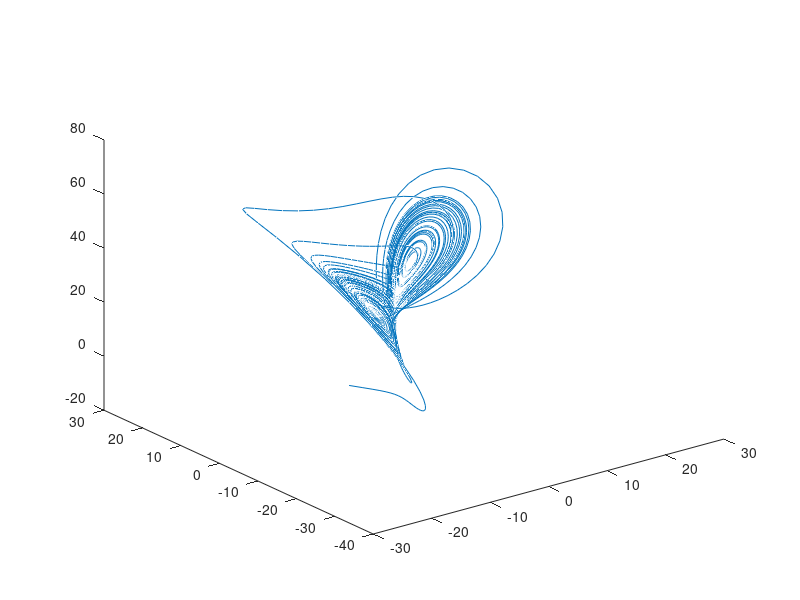

Reproduce this figure in MATLAB.
clear;

sigma = 10;
beta = 8/3;
p = 28;
x = rand*20-10;
y = rand*20-10;
z = rand*20-10;

for t = 1:5000
    dx = sigma*(y-x)*.01;
    dy = (x*(p-z)-y)*.01;
    dz = (x*y-(beta)*z)*.01;
    x = x + dx;
    y = y + dy;
    z = z + dz;
    allx(t) = x;
    ally(t) = y;
    allz(t) = z;
end
plot3(allx,ally,allz);

    
